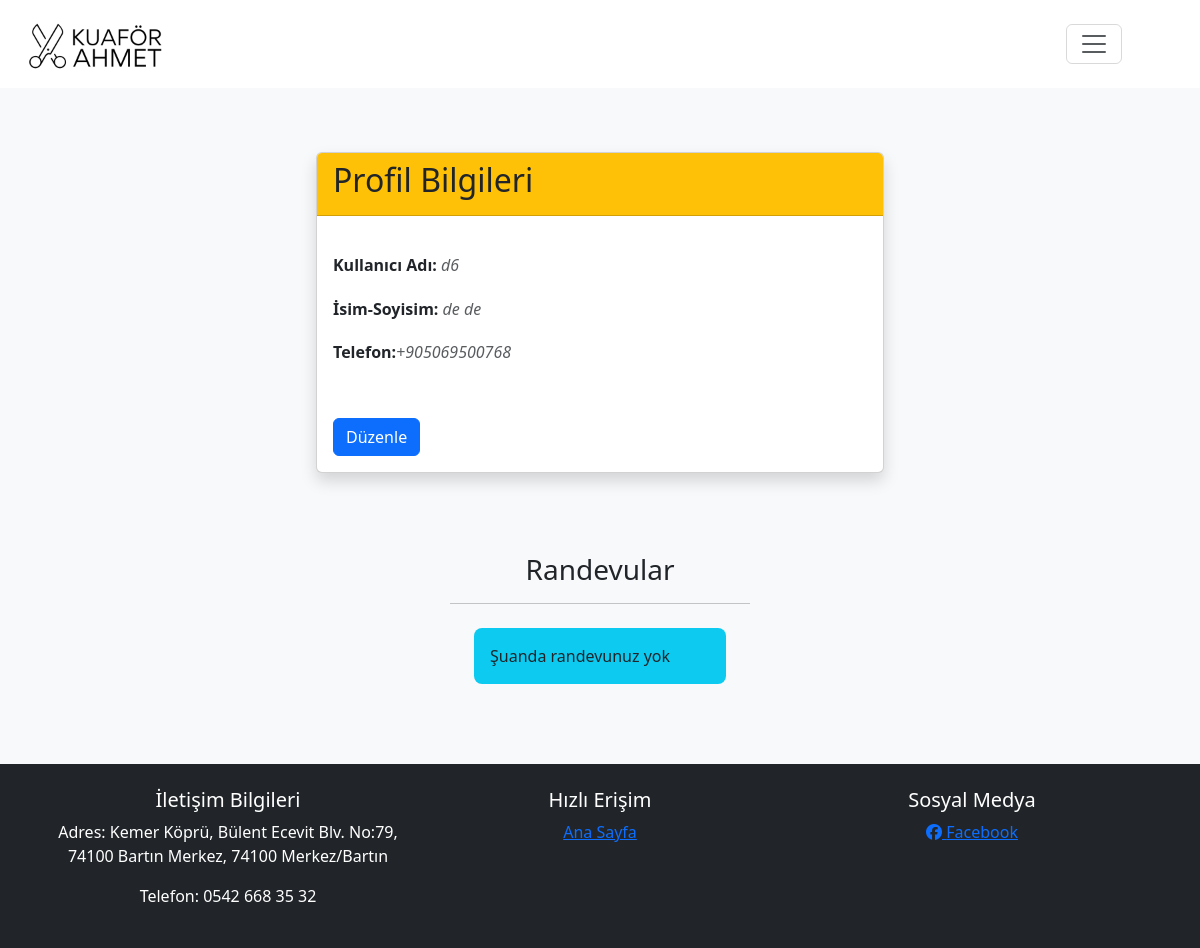
The app's page /profil/4 (signed in) with its own data.
### berberAhmetApp/models.py (models this page shows, shortened)
class AppUser(AbstractUser):
    username = models.CharField(max_length=40, unique=True, blank=False, null=False)
    password = models.CharField(max_length=100,verbose_name="Şifre",  blank=False , null=False)
    first_name=models.CharField(("İsim"), max_length=50,  blank=False , null=False)
    last_name=models.CharField(("Soyisim"), max_length=50,  blank=False , null=False)
    avatar = models.FileField(("User Avatar"), upload_to="uploads", null=True, blank=True)
    tel = PhoneNumberField(null=True, region="TR",  blank=False)

### berberAhmetApp/views.py (the view)
# urls.py: path("profil/<userId>", profil, name="profil"),
def profil(request, userId):
    if not request.user.is_authenticated:
        return redirect("404")
    user = AppUser.objects.filter(id=userId).first()
    randevular = Randevu.objects.filter(Müsteri=user)
    context = {}
    if request.method == "POST":
        form = UpdateForm(request.POST, instance=user)
        if form.is_valid():
            form.save()
            messages.add_message(request, messages.INFO, "Hesap bilgileri güncellendi. Lütfen tekrar giriş yapınız")
            return redirect("login")
    else:
        form = UpdateForm(instance=user)
    context["form"] = form
    context["user"] = user
    context["randevular"] = randevular
    return render(request, "profil.html", context)

### berberAhmetApp/templates/profil.html (shortened to what this page needs)
{% extends "base.html" %}
{% block content %}
<div class=" mt-5">
    <div class="row justify-content-center g-0">
        <div class="col-md-6">
            <div class="card m-3 shadow">
                <div class="card-header bg-warning">
                   <h2> Profil Bilgileri</h2>
                </div>
                <div class="card-body fs-4">
                    <h6 class="card-title mt-4"> <span class="fs-6 fw-bolder">Kullanıcı Adı:</span> <i class="text-muted fs-7">{{user.username}}</i> </h6>
                    <h6 class="card-text mt-4"> <span class="fs-6 fw-bolder">İsim-Soyisim:</span> <i class="text-muted fs-7">{{user.first_name}} {{user.last_name}}</i>  </h6>
                    <h6 class="card-text mt-4"> <span class="fs-6 fw-bolder"> Telefon:</span><i class="text-muted fs-7">{{user.tel}}</i> </h6>
                   <button type="button" class="btn btn-primary mt-5" data-bs-toggle="modal" data-bs-target="#exampleModal">
                        Düzenle
                      </button>
                </div>
            </div>
        </div>
    </div>
</div>
<div class=" mt-5">
    <div class="row justify-content-center g-0 mb-3">
        <div class="col-md-3 mb-3">
            <h3 class="text-center mt-3">Randevular</h3>
            <hr>
            {% for randevu in randevular %}
            <div class="randevuObject text-start bg-white p-3 shadow m-3">
            <h6 class="bg-warning p-2">Randevu tarihi</h6>
            <p> {{randevu.Tarih}} </p>
            <h6 class="bg-warning p-2">Hizmet</h6>
            <p> {{randevu.hizmet}} </p>
            <a href="{% url 'iptalRandevu' randevu.id %}" class="btn btn-danger">İptal et</a>
            </div>
            {% empty %}
            <div class="bg-info mb-5 p-3 rounded-3 m-4">
                Şuanda randevunuz yok
              </div>
            {% endfor %}
        </div>
    </div>
</div>
{% endblock content %}

### records on screen
AppUser: username "d6", first_name "de", last_name "de", tel "+905069500768"
